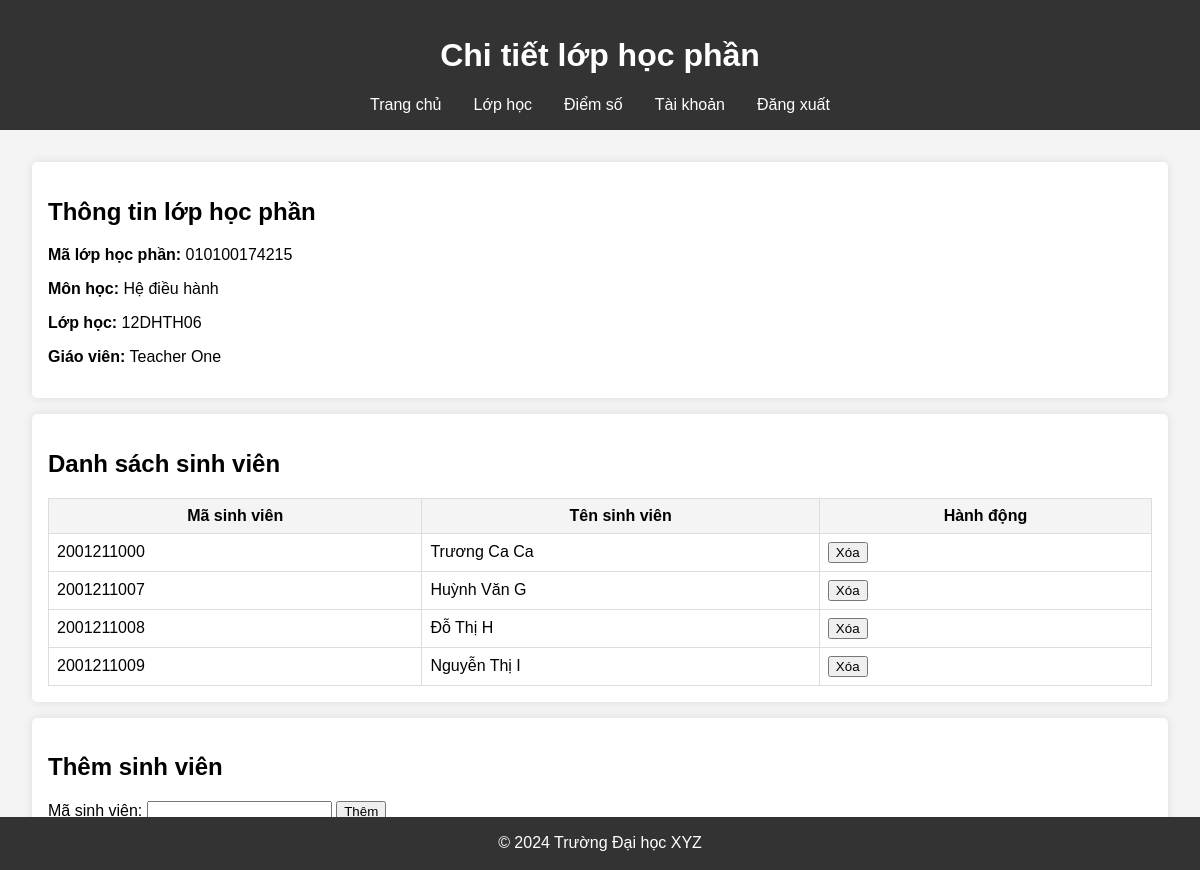
The page /Teacher/DangNhap/teacher_classes_detail.php?id_lhp=010100174215 (signed in) on the database its author committed.
### tables this page shows
CREATE TABLE `lophocphan` (
  `id_lhp` varchar(12) NOT NULL,
  `id_lh` int(11) DEFAULT NULL,
  `id_mh` varchar(10) DEFAULT NULL,
  `id_gv` varchar(10) DEFAULT NULL,
  `id_hk` int(11) DEFAULT NULL
);

CREATE TABLE `monhoc` (
  `id_mh` varchar(10) NOT NULL,
  `ten` varchar(100) DEFAULT NULL,
  `so_tin_chi` int(11) DEFAULT NULL
);

CREATE TABLE `lophoc` (
  `id_lh` int(11) NOT NULL,
  `tenLop` varchar(100) DEFAULT NULL
);

CREATE TABLE `users` (
  `id_user` varchar(10) NOT NULL,
  `password` varchar(255) NOT NULL,
  `role` varchar(50) NOT NULL CHECK (`role` in ('admin','teacher','student')),
  `ten` varchar(100) DEFAULT NULL,
  `email` varchar(100) DEFAULT NULL,
  `gioi_tinh` varchar(5) DEFAULT NULL,
  `ngay_sinh` date DEFAULT NULL,
  `dia_chi` text DEFAULT NULL,
  `hinh_the` varchar(200) DEFAULT 'undraw_profile.svg',
  `ma_lop` int(11) DEFAULT NULL,
  `khoa` varchar(50) DEFAULT NULL,
  `otp` varchar(10) DEFAULT NULL,
  `otp_verified` tinyint(1) DEFAULT 0
);

### Teacher/DangNhap/teacher_classes_detail.php (the view, shortened to what this page needs)
<?php
require '../../connect.php';
$id_lhp = $_GET['id_lhp'];
$sql = "SELECT lophocphan.*, monhoc.ten AS ten_mh, lophoc.tenLop AS ten_lop, users.ten AS ten_gv
        FROM lophocphan
        JOIN monhoc ON lophocphan.id_mh = monhoc.id_mh
        JOIN lophoc ON lophocphan.id_lh = lophoc.id_lh
        JOIN users ON lophocphan.id_gv = users.id_user
        WHERE lophocphan.id_lhp = ?";
$stmt = $conn->prepare($sql);
$stmt->execute([$id_lhp]);
$lophocphan = $stmt->fetch(PDO::FETCH_ASSOC);
$sql = "SELECT users.id_user, users.ten FROM danhsachlophocphan
        JOIN users ON danhsachlophocphan.ma_sv = users.id_user
        WHERE danhsachlophocphan.id_lhp = ?";
$stmt = $conn->prepare($sql);
$stmt->execute([$id_lhp]);
$sinhviens = $stmt->fetchAll(PDO::FETCH_ASSOC);
?>
<!DOCTYPE html>
<html lang="en">
<head>
    <link rel="stylesheet" href="./CSS/stylegiaovien.css">
</head>
<body>
    <header>
        <h1>Chi tiết lớp học phần</h1>
        <nav>
            <ul>
                <li><a href="teacher.php">Trang chủ</a></li>
                <li><a href="teacher_classes.php">Lớp học</a></li>
                <li><a href="teacher_grades.php">Điểm số</a></li>
                <li><a href="../../login.php">Tài khoản</a></li>
                <li><a href="../../logout.php">Đăng xuất</a></li>
            </ul>
        </nav>
    </header>
    <main>
        <section class="class-detail">
            <h2>Thông tin lớp học phần</h2>
            <div>
                <p><strong>Mã lớp học phần:</strong> <?php echo htmlspecialchars($lophocphan['id_lhp']); ?></p>
                <p><strong>Môn học:</strong> <?php echo htmlspecialchars($lophocphan['ten_mh']); ?></p>
                <p><strong>Lớp học:</strong> <?php echo htmlspecialchars($lophocphan['ten_lop']); ?></p>
                <p><strong>Giáo viên:</strong> <?php echo htmlspecialchars($lophocphan['ten_gv']); ?></p>
            </div>
        </section>
        <section class="student-list">
            <h2>Danh sách sinh viên</h2>
            <table>
                <tr>
                    <th>Mã sinh viên</th>
                    <th>Tên sinh viên</th>
                    <th>Hành động</th>
                </tr>
                <?php foreach ($sinhviens as $sinhvien): ?>
                <tr>
                    <td><?php echo htmlspecialchars($sinhvien['id_user']); ?></td>
                    <td><?php echo htmlspecialchars($sinhvien['ten']); ?></td>
                    <td>
                        <form method="post">
                            <button type="submit" name="delete_student">Xóa</button>
                        </form>
                    </td>
                </tr>
                <?php endforeach; ?>
            </table>
        </section>
        <section class="add-student">
            <h2>Thêm sinh viên</h2>
            <form method="post">
                <label for="new_student_id">Mã sinh viên:</label>
                <input type="text" id="new_student_id" name="new_student_id" required>
                <button type="submit" name="add_student">Thêm</button>
            </form>
        </section>
    </main>
    <footer>
        <p>&copy; 2024 Trường Đại học XYZ</p>
    </footer>
</body>
</html>

### Teacher/DangNhap/CSS/stylegiaovien.css (style rules this page uses)
body { font-family: Arial, sans-serif; margin: 0; padding: 0; background-color: #f4f4f4; }
header { background-color: #333; color: #fff; padding: 1em 0; text-align: center; }
nav ul { list-style: none; padding: 0; margin: 0; display: flex; justify-content: center; }
nav ul li { margin: 0 1em; }
nav ul li a { color: #fff; text-decoration: none; }
main { margin: 2em; }
section { background-color: #fff; padding: 1em; margin-bottom: 1em; border-radius: 5px; box-shadow: 0 0 10px rgba(0, 0, 0, 0.1); }
table { width: 100%; border-collapse: collapse; margin-top: 1em; }
table th, table td { padding: 0.5em; border: 1px solid #ddd; }
table th { background-color: #f4f4f4; }
footer { background-color: #333; color: #fff; text-align: center; padding: 0.1em 0; position: fixed; width: 100%; bottom: 0; }

### rows shown on the page
lophocphan: id_lhp "010100174215", id_mh.ten "Hệ điều hành", id_lh.tenLop "12DHTH06", id_gv.ten "Teacher One"
users: id_user "2001211000", ten "Trương Ca Ca"
users: id_user "2001211007", ten "Huỳnh Văn G"
users: id_user "2001211008", ten "Đỗ Thị H"
users: id_user "2001211009", ten "Nguyễn Thị I"
